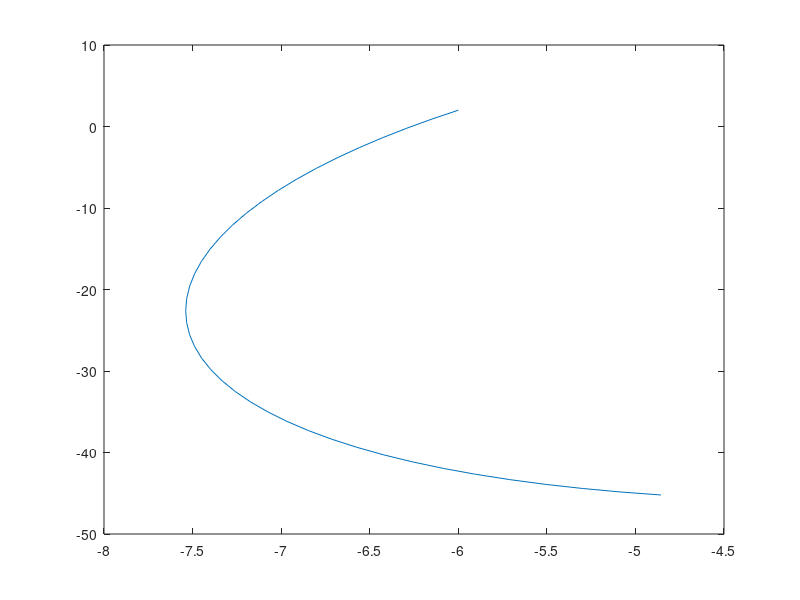

This figure's MATLAB source:
clear all
close all
clc

%%

function xd = myode(t,x)
xd = [3*x(1)-x(2);
    -4*x(1)^2-x(2)+5];
end

for i=1:20
    x0 = [randi([-i,1]),randi([0,i])];
    [t,x] = ode45(@myode,[0,0.3],x0);
    plot(x(:,1),x(:,2));
end
